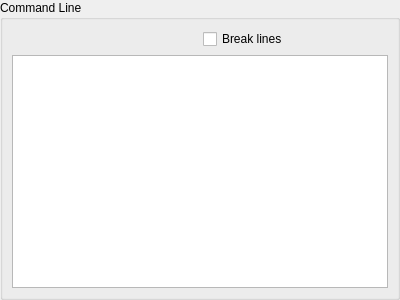
<?xml version="1.0" encoding="UTF-8"?>
<ui version="4.0">
 <class>Clazy::CommandLineWidget</class>
 <widget class="QWidget" name="Clazy::CommandLineWidget">
  <property name="geometry">
   <rect>
    <x>0</x>
    <y>0</y>
    <width>400</width>
    <height>300</height>
   </rect>
  </property>
  <layout class="QVBoxLayout" name="verticalLayout">
   <property name="leftMargin">
    <number>0</number>
   </property>
   <property name="topMargin">
    <number>0</number>
   </property>
   <property name="rightMargin">
    <number>0</number>
   </property>
   <property name="bottomMargin">
    <number>0</number>
   </property>
   <item>
    <widget class="QGroupBox" name="groupBox">
     <property name="title">
      <string>Command Line</string>
     </property>
     <layout class="QVBoxLayout" name="verticalLayout_2">
      <item>
       <layout class="QHBoxLayout" name="filterLayout">
        <item>
         <widget class="KFilterProxySearchLine" name="cmdFilter"/>
        </item>
        <item>
         <widget class="QCheckBox" name="cmdBreak">
          <property name="text">
           <string>Break lines</string>
          </property>
         </widget>
        </item>
       </layout>
      </item>
      <item>
       <widget class="QPlainTextEdit" name="cmdEdit">
        <property name="readOnly">
         <bool>true</bool>
        </property>
       </widget>
      </item>
     </layout>
    </widget>
   </item>
  </layout>
 </widget>
 <customwidgets>
  <customwidget>
   <class>KFilterProxySearchLine</class>
   <extends>QWidget</extends>
   <header>kfilterproxysearchline.h</header>
  </customwidget>
 </customwidgets>
 <resources/>
 <connections/>
</ui>
